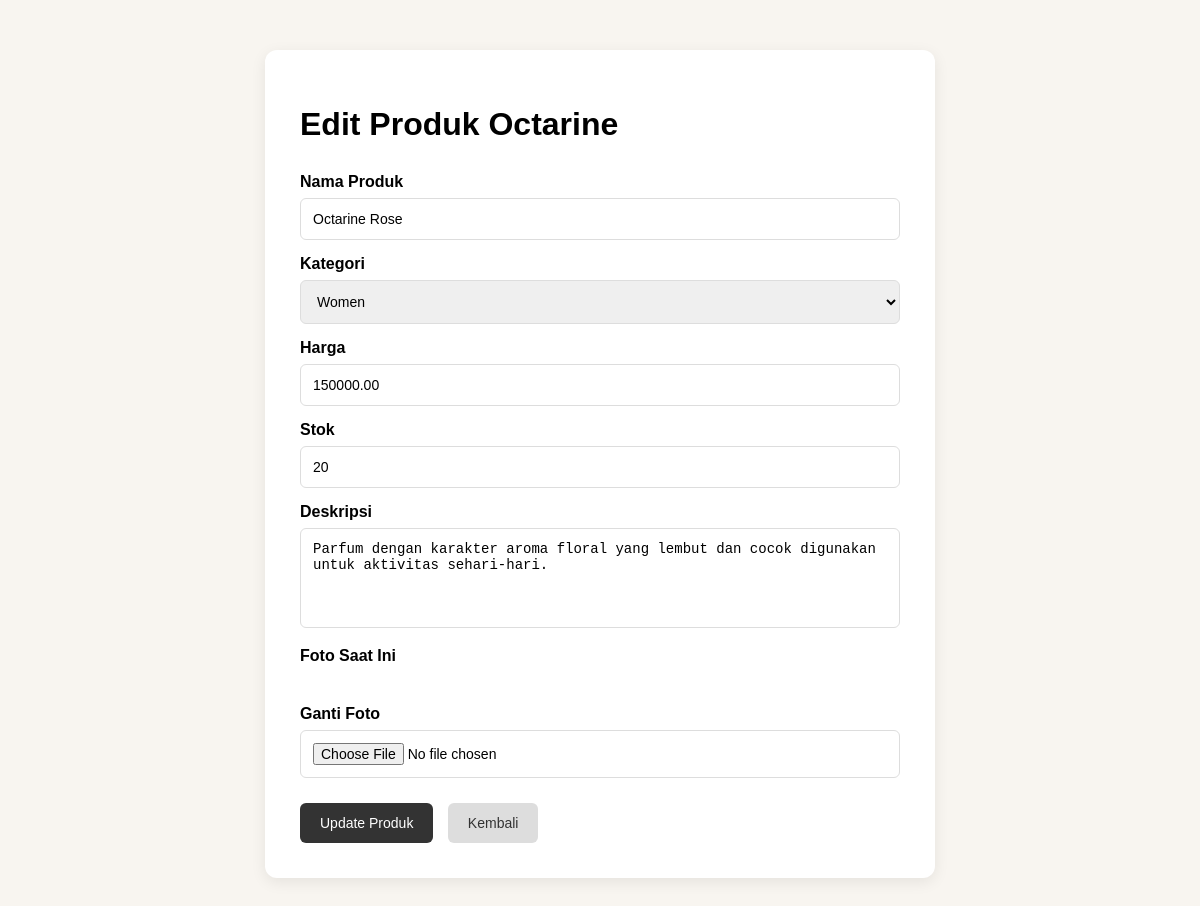
The app's page /admin/edit.php?id=1 (signed in) with its own data.
### tables this page shows
CREATE TABLE IF NOT EXISTS produk (
    id INT AUTO_INCREMENT PRIMARY KEY,
    nama_produk VARCHAR(150) NOT NULL,
    kategori VARCHAR(50) NOT NULL,
    harga DECIMAL(12,2) NOT NULL DEFAULT 0,
    stok INT NOT NULL DEFAULT 0,
    deskripsi TEXT,
    gambar VARCHAR(255) DEFAULT NULL
);

### admin/edit.php (the view, shortened to what this page needs)
<?php
include "../config/koneksi.php";
$id = $_GET['id'];
$query = mysqli_query(
    $koneksi,
    "SELECT * FROM produk WHERE id='$id'"
);
$produk = mysqli_fetch_assoc($query);
?>
<!DOCTYPE html>
<html lang="id">
<head>
</head>
<body>
<div class="container">
<h1>Edit Produk Octarine</h1>
<form method="POST"
      enctype="multipart/form-data">
<label>Nama Produk</label>
<input
    type="text"
    name="nama_produk"
    value="<?php echo $produk['nama_produk']; ?>"
    required
>
<label>Kategori</label>
<select name="kategori" required>
<option value="Women"
<?php
if ($produk['kategori'] == 'Women') {
    echo 'selected';
}
?>
>
Women
</option>
</select>
<label>Harga</label>
<input
    type="number"
    name="harga"
    value="<?php echo $produk['harga']; ?>"
    required
>
<label>Stok</label>
<input
    type="number"
    name="stok"
    value="<?php echo $produk['stok']; ?>"
    required
>
<label>Deskripsi</label>
<textarea
    name="deskripsi"
    required
><?php echo $produk['deskripsi']; ?></textarea>
<label>Foto Saat Ini</label>
<br>
<label>Ganti Foto</label>
<input
    type="file"
    name="gambar"
    accept="image/*"
>
<button
    type="submit"
    name="update"
    class="btn btn-update"
>
    Update Produk
</button>
<a
    href="index.php"
    class="btn btn-kembali"
>
    Kembali
</a>
</form>
</div>
</body>
</html>

### admin/edit.php (style rules this page uses)
body { margin: 0; font-family: Arial, sans-serif; background-color: #f8f5f0; }
.container { width: 600px; margin: 50px auto; background-color: white; padding: 35px; border-radius: 12px; box-shadow: 0 4px 15px rgba(0,0,0,0.08); }
h1 { margin-bottom: 30px; }
label { display: block; margin-top: 15px; margin-bottom: 7px; font-weight: bold; }
input, textarea, select { width: 100%; padding: 12px; box-sizing: border-box; border: 1px solid #ddd; border-radius: 6px; font-size: 14px; }
textarea { height: 100px; resize: none; }
.btn { margin-top: 25px; padding: 12px 20px; border: none; border-radius: 6px; cursor: pointer; font-size: 14px; }
.btn-update { background-color: #333; color: white; }
.btn-kembali { background-color: #ddd; color: #333; text-decoration: none; margin-left: 10px; }

### records on screen
produk: nama_produk "Octarine Rose", kategori "Women", harga "150000.00", stok "20", deskripsi "Parfum dengan karakter aroma floral yang lembut dan cocok digunakan untuk aktivitas sehari-hari."
